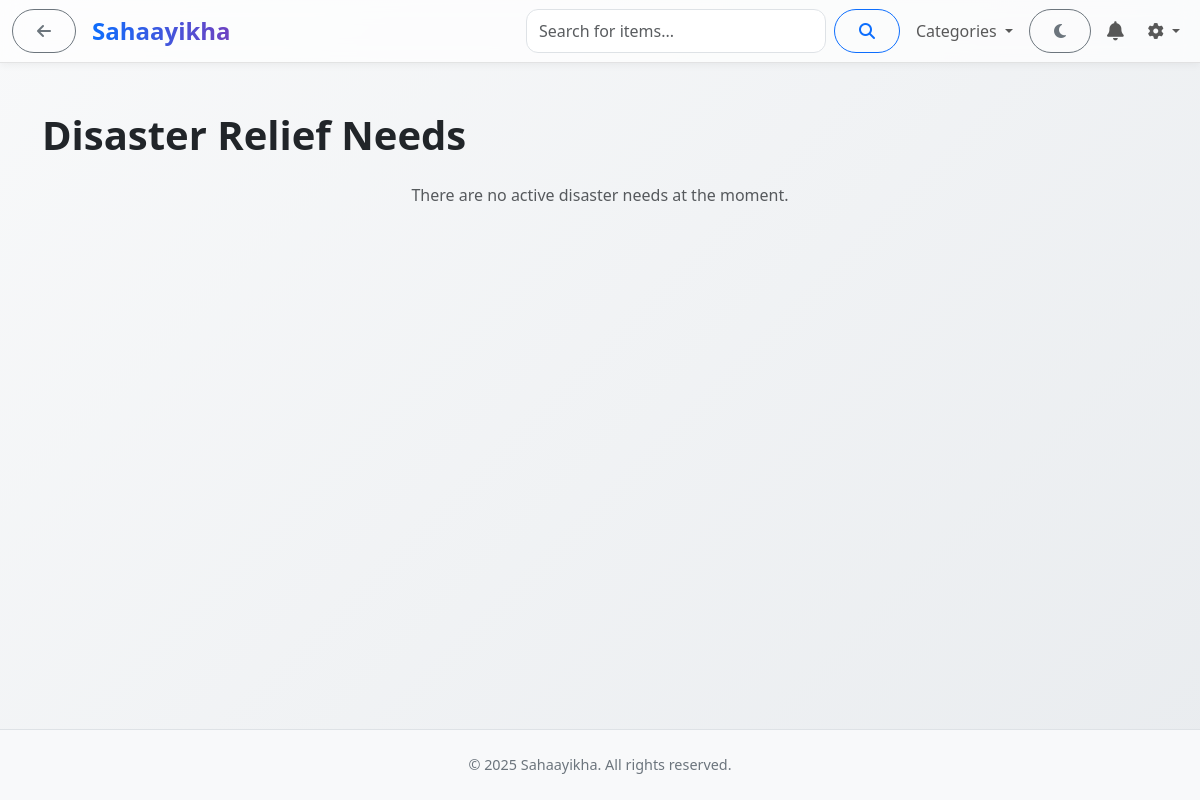
Page /disaster-relief (signed in) on the earlier database version.
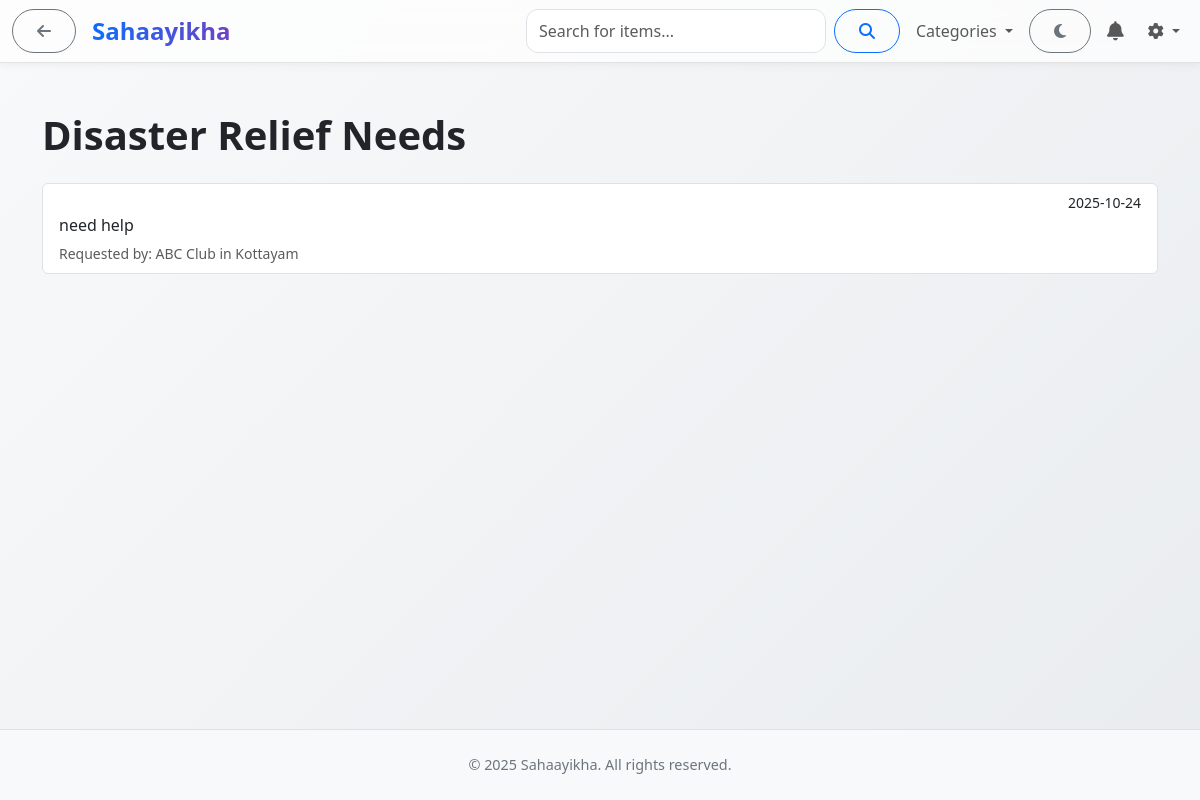
Same page on the later database version.
### app/models.py (models this page shows, shortened)
class DisasterNeed(db.Model):
    __tablename__ = "disaster_needs"
    need_id = db.Column(db.Integer, primary_key=True)
    org_id = db.Column(db.Integer, db.ForeignKey("organizations.org_id"), nullable=False, index=True)
    title = db.Column(db.String(255), nullable=True)
    categories = db.Column(db.Text, nullable=True)
    description = db.Column(db.Text, nullable=False)
    location = db.Column(db.String(255), index=True)
    posted_at = db.Column(db.DateTime, default=datetime.utcnow, index=True)
    status = db.Column(db.String(50), default="Active", index=True)
    donation_offers = db.relationship("DonationOffer", backref="need", lazy="dynamic")
    chat_sessions = db.relationship("ChatSession", back_populates="disaster_need", foreign_keys="ChatSession.disaster_need_id")

class Organization(UserMixin, db.Model):
    __tablename__ = "organizations"
    org_id = db.Column(db.Integer, primary_key=True)
    name = db.Column(db.String(255), nullable=False)
    email = db.Column(db.String(255), unique=True, nullable=False)
    password = db.Column(db.String(255), nullable=False)
    phone = db.Column(db.String(100))
    location = db.Column(db.String(255))
    profile_picture = db.Column(db.String(255), nullable=True)
    status = db.Column(db.String(50), default="Pending")
    registered_at = db.Column(db.DateTime, default=datetime.utcnow)
    description = db.Column(db.Text, nullable=True)
    otp = db.Column(db.String(6), nullable=True)
    otp_expiry = db.Column(db.DateTime, nullable=True)
    is_verified = db.Column(db.Boolean, default=False)
    disaster_needs = db.relationship("DisasterNeed", backref="organization", lazy="dynamic")
    donation_offers = db.relationship('DonationOffer', backref='organization', lazy='dynamic') # Offers received
    chat_sessions = db.relationship("ChatSession", foreign_keys="ChatSession.participant_org_id", lazy="dynamic", back_populates="participant_org")
    bookmarks = db.relationship("Bookmark", foreign_keys="Bookmark.org_id", lazy="dynamic", cascade="all, delete-orphan")

### app/routes.py (the view)
@main.route("/disaster-relief")
@login_required
@role_required("user") # Only users view the feed this way
def disaster_relief_feed():
    needs = DisasterNeed.query.filter_by(status='Active').order_by(DisasterNeed.posted_at.desc()).all()
    return render_template("features/disaster_relief_feed.html", needs=needs)

### app/models.py (called while the page is built)
    @reconstructor
    def init_on_load(self):
        self._other_user_instance = None # Cache for get_other_user

### app/routes.py (called while the page is built)
@login_manager.user_loader
def load_user(user_id):
    try:
        prefix, id_str = user_id.split(":")
        id_val = int(id_str)
    except Exception:
        return None
    if prefix == "user":
        return User.query.get(id_val)
    if prefix == "admin":
        return Admin.query.get(id_val)
    if prefix == "org":
        return Organization.query.get(id_val)
    return None

@main.after_request
def add_header(response):
    response.headers['Cache-Control'] = 'no-store, no-cache, must-revalidate, post-check=0, pre-check=0, max-age=0'
    response.headers['Pragma'] = 'no-cache'
    response.headers['Expires'] = '-1'
    return response

### app/templates/features/disaster_relief_feed.html (shortened to what this page needs)
{% extends "base.html" %}
{% block content %}
<div class="container py-5">
    <h1 class="fw-bold mb-4">Disaster Relief Needs</h1>
    <div class="list-group">
        {% for need in needs %}
            <a href="{{ url_for('main.make_donation_offer', need_id=need.need_id) }}" class="list-group-item list-group-item-action flex-column align-items-start">
                <div class="d-flex w-100 justify-content-between">
                    <small>{{ need.posted_at.strftime('%Y-%m-%d') }}</small>
                </div>
                <p class="mb-1">{{ need.description }}</p>
                <small class="text-muted">Requested by: {{ need.organization.name }} in {{ need.location }}</small>
            </a>
        {% else %}
            <p class="text-center text-muted">There are no active disaster needs at the moment.</p>
        {% endfor %}
    </div>
</div>
{% endblock %}

Differences in the rows shown:
added DisasterNeed: posted_at "2025-10-24", description "need help", organization.name "ABC Club", location "Kottayam"
Other differences:
text no longer shown: "There are no active disaster needs at the moment."
